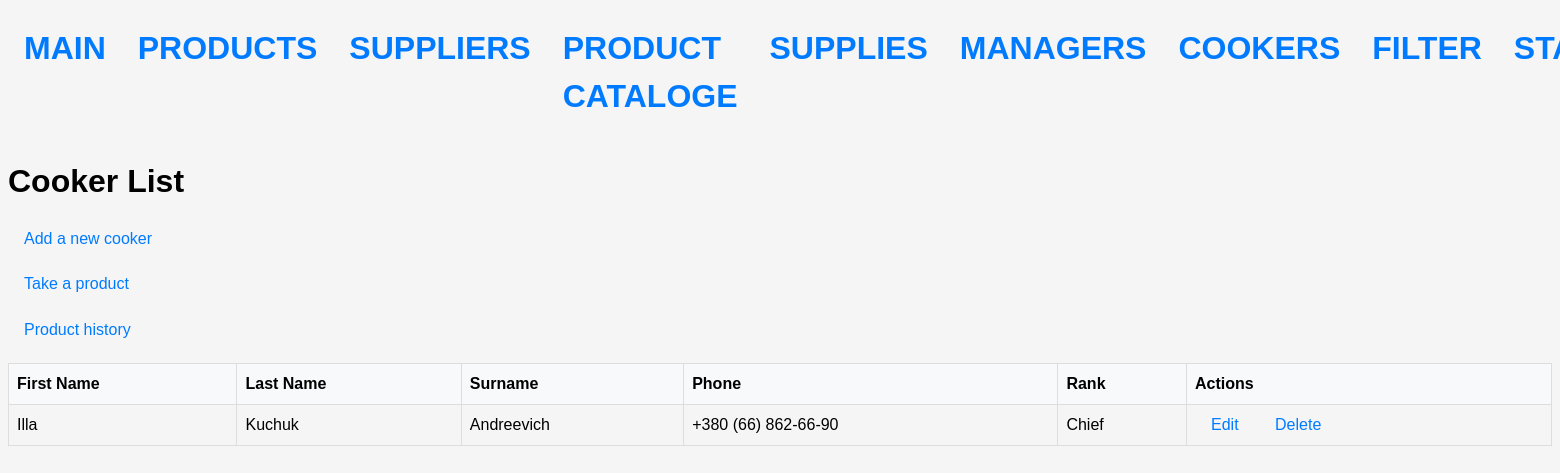
Before: /cookers/ with the older database file.
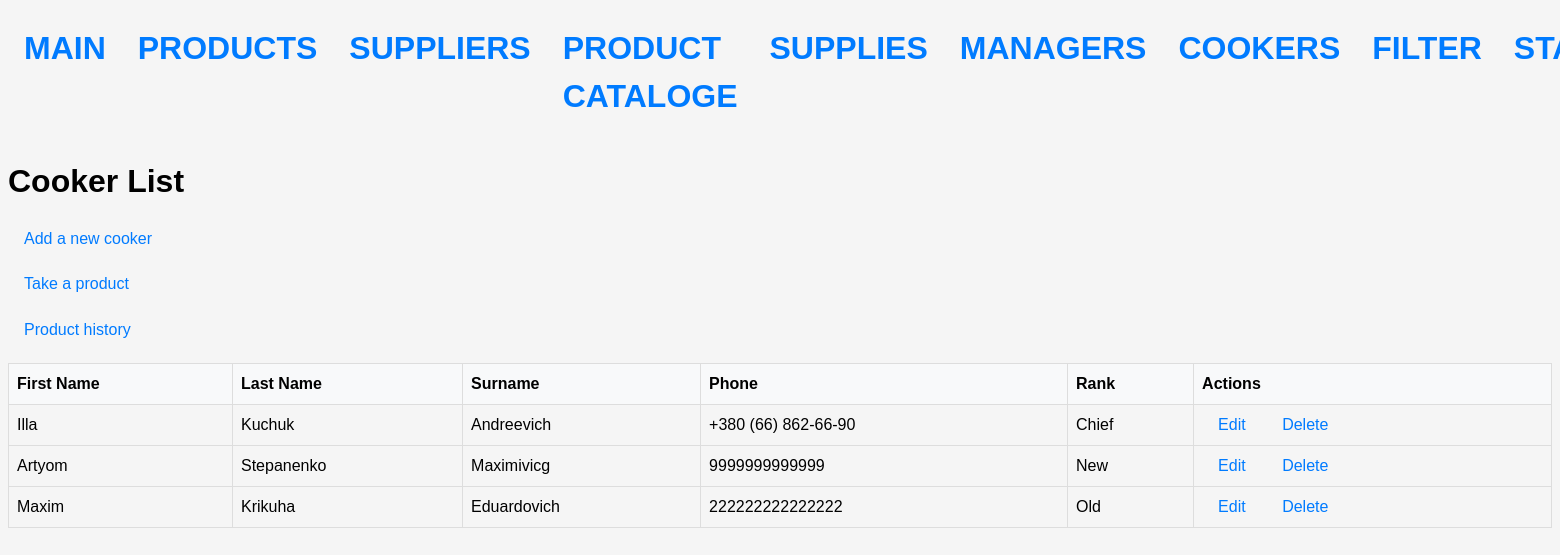
After: the same page with the newer database file.
### stock/models.py (models this page shows, shortened)
class Cooker(Model):
    first_name = models.CharField(max_length=64)
    last_name = models.CharField(max_length=64)
    surname = models.CharField(max_length=64)
    phone = models.CharField(max_length=24)
    rank = models.ForeignKey(CookerRank, on_delete=models.SET_NULL, null=True)

class CookerRank(Model):
    name = models.CharField(max_length=64)

### stock/views.py (the view)
# urls.py: path('cookers/', CookerListView.as_view(), name='cooker'),
class CookerListView(ListView):
    model = Cooker
    template_name = 'cooker/cooker_list.html'
    context_object_name = 'cookers'

### templates/cooker/cooker_list.html (shortened to what this page needs)
{% extends 'base.html' %}
{% block content %}
  <h1>Cooker List</h1>
  <a href="{% url 'cooker_create' %}">Add a new cooker</a>
<a href="{% url 'cooker_select' %}">Take a product</a>
<a href="{% url 'cooker_product_history' %}">Product history</a>
  <table>
    <thead>
      <tr>
        <th>First Name</th>
        <th>Last Name</th>
        <th>Surname</th>
        <th>Phone</th>
        <th>Rank</th>
        <th>Actions</th>
      </tr>
    </thead>
    <tbody>
      {% for cooker in cookers %}
        <tr>
          <td>{{ cooker.first_name }}</td>
          <td>{{ cooker.last_name }}</td>
          <td>{{ cooker.surname }}</td>
          <td>{{ cooker.phone }}</td>
          <td>{{ cooker.rank.name }}</td>
          <td>
            <a href="{% url 'cooker_update' cooker.pk %}">Edit</a>
            <a href="{% url 'cooker_delete' cooker.pk %}">Delete</a>
          </td>
        </tr>
      {% endfor %}
    </tbody>
  </table>
{% endblock %}

Changed rows visible on the page:
added Cooker: first_name "Artyom", last_name "Stepanenko", surname "Maximivicg", phone "9999999999999", rank.name "New"
added Cooker: first_name "Maxim", last_name "Krikuha", surname "Eduardovich", phone "222222222222222", rank.name "Old"
